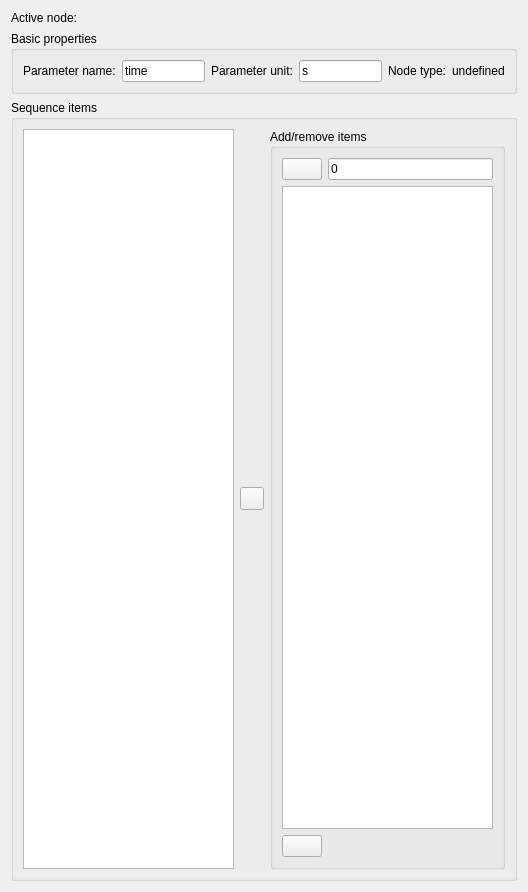
<?xml version="1.0" encoding="UTF-8"?>
<ui version="4.0">
 <class>qSlicerMultidimDataModuleWidget</class>
 <widget class="qSlicerWidget" name="qSlicerMultidimDataModuleWidget">
  <property name="geometry">
   <rect>
    <x>0</x>
    <y>0</y>
    <width>528</width>
    <height>892</height>
   </rect>
  </property>
  <property name="windowTitle">
   <string>Form</string>
  </property>
  <layout class="QVBoxLayout" name="verticalLayout">
   <item>
    <layout class="QFormLayout" name="formLayout">
     <property name="topMargin">
      <number>0</number>
     </property>
     <item row="0" column="1">
      <widget class="qMRMLNodeComboBox" name="MRMLNodeComboBox_MultidimDataRoot">
       <property name="nodeTypes">
        <stringlist>
         <string>vtkMRMLMultidimDataNode</string>
        </stringlist>
       </property>
       <property name="noneEnabled">
        <bool>false</bool>
       </property>
       <property name="editEnabled">
        <bool>true</bool>
       </property>
       <property name="renameEnabled">
        <bool>true</bool>
       </property>
      </widget>
     </item>
     <item row="0" column="0">
      <widget class="QLabel" name="Label_ActiveNode">
       <property name="text">
        <string>Active node:</string>
       </property>
      </widget>
     </item>
    </layout>
   </item>
   <item>
    <widget class="QGroupBox" name="GroupBox_Root">
     <property name="title">
      <string>Basic properties</string>
     </property>
     <layout class="QHBoxLayout" name="horizontalLayout_2">
      <item>
       <widget class="QLabel" name="Label_ParameterName">
        <property name="text">
         <string>Parameter name:</string>
        </property>
       </widget>
      </item>
      <item>
       <widget class="QLineEdit" name="LineEdit_ParameterName">
        <property name="text">
         <string>time</string>
        </property>
       </widget>
      </item>
      <item>
       <widget class="QLabel" name="Label_ParameterUnit">
        <property name="text">
         <string>Parameter unit:</string>
        </property>
       </widget>
      </item>
      <item>
       <widget class="QLineEdit" name="LineEdit_ParameterUnit">
        <property name="text">
         <string>s</string>
        </property>
       </widget>
      </item>
      <item>
       <widget class="QLabel" name="Label_DataNodeType">
        <property name="text">
         <string>Node type:</string>
        </property>
       </widget>
      </item>
      <item>
       <widget class="QLabel" name="Label_DataNodeTypeValue">
        <property name="text">
         <string>undefined</string>
        </property>
       </widget>
      </item>
     </layout>
    </widget>
   </item>
   <item>
    <widget class="QGroupBox" name="GroupBox_SequenceNodes">
     <property name="title">
      <string>Sequence items</string>
     </property>
     <layout class="QHBoxLayout" name="horizontalLayout_3">
      <item>
       <widget class="QTableWidget" name="TableWidget_DataNodes">
        <property name="sizePolicy">
         <sizepolicy hsizetype="Expanding" vsizetype="Expanding">
          <horstretch>0</horstretch>
          <verstretch>0</verstretch>
         </sizepolicy>
        </property>
        <property name="selectionMode">
         <enum>QAbstractItemView::SingleSelection</enum>
        </property>
       </widget>
      </item>
      <item>
       <widget class="ctkExpandButton" name="ExpandButton_DataNodes">
        <property name="checked">
         <bool>true</bool>
        </property>
        <property name="mirrorOnExpand">
         <bool>true</bool>
        </property>
       </widget>
      </item>
      <item>
       <widget class="QGroupBox" name="GroupBox_NonDataNodes">
        <property name="sizePolicy">
         <sizepolicy hsizetype="Maximum" vsizetype="Expanding">
          <horstretch>0</horstretch>
          <verstretch>0</verstretch>
         </sizepolicy>
        </property>
        <property name="title">
         <string>Add/remove items</string>
        </property>
        <layout class="QHBoxLayout" name="horizontalLayout_4">
         <item>
          <layout class="QVBoxLayout" name="verticalLayout_2">
           <item>
            <layout class="QHBoxLayout" name="horizontalLayout">
             <item>
              <widget class="QPushButton" name="PushButton_AddDataNode">
               <property name="text">
                <string/>
               </property>
              </widget>
             </item>
             <item>
              <widget class="QLineEdit" name="LineEdit_NewDataNodeParameterValue">
               <property name="text">
                <string>0</string>
               </property>
              </widget>
             </item>
            </layout>
           </item>
           <item>
            <widget class="QListWidget" name="ListWidget_CandidateDataNodes">
             <property name="sizePolicy">
              <sizepolicy hsizetype="Maximum" vsizetype="Expanding">
               <horstretch>0</horstretch>
               <verstretch>0</verstretch>
              </sizepolicy>
             </property>
            </widget>
           </item>
           <item>
            <widget class="QPushButton" name="PushButton_RemoveDataNode">
             <property name="sizePolicy">
              <sizepolicy hsizetype="Fixed" vsizetype="Fixed">
               <horstretch>0</horstretch>
               <verstretch>0</verstretch>
              </sizepolicy>
             </property>
             <property name="text">
              <string/>
             </property>
            </widget>
           </item>
          </layout>
         </item>
        </layout>
       </widget>
      </item>
     </layout>
    </widget>
   </item>
  </layout>
 </widget>
 <customwidgets>
  <customwidget>
   <class>qMRMLNodeComboBox</class>
   <extends>QWidget</extends>
   <header>qMRMLNodeComboBox.h</header>
  </customwidget>
  <customwidget>
   <class>qSlicerWidget</class>
   <extends>QWidget</extends>
   <header>qSlicerWidget.h</header>
   <container>1</container>
  </customwidget>
  <customwidget>
   <class>ctkExpandButton</class>
   <extends>QToolButton</extends>
   <header>ctkExpandButton.h</header>
  </customwidget>
 </customwidgets>
 <resources/>
 <connections>
  <connection>
   <sender>qSlicerMultidimDataModuleWidget</sender>
   <signal>mrmlSceneChanged(vtkMRMLScene*)</signal>
   <receiver>MRMLNodeComboBox_MultidimDataRoot</receiver>
   <slot>setMRMLScene(vtkMRMLScene*)</slot>
   <hints>
    <hint type="sourcelabel">
     <x>262</x>
     <y>353</y>
    </hint>
    <hint type="destinationlabel">
     <x>262</x>
     <y>50</y>
    </hint>
   </hints>
  </connection>
  <connection>
   <sender>ExpandButton_DataNodes</sender>
   <signal>toggled(bool)</signal>
   <receiver>GroupBox_NonDataNodes</receiver>
   <slot>setVisible(bool)</slot>
   <hints>
    <hint type="sourcelabel">
     <x>681</x>
     <y>472</y>
    </hint>
    <hint type="destinationlabel">
     <x>510</x>
     <y>473</y>
    </hint>
   </hints>
  </connection>
 </connections>
</ui>
